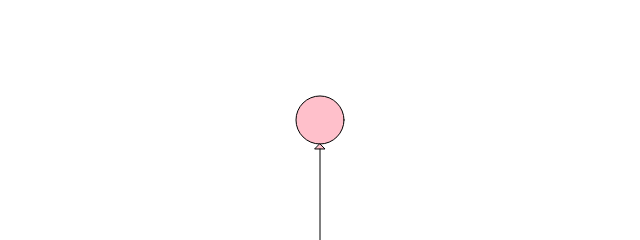
Frame 1 (no input)
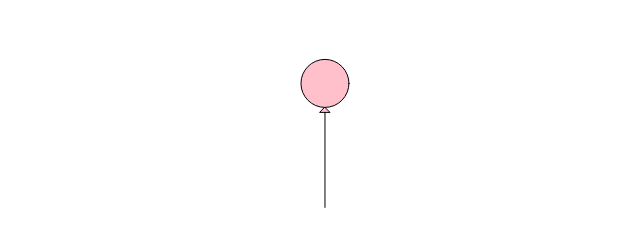
Frame 60 (no input)
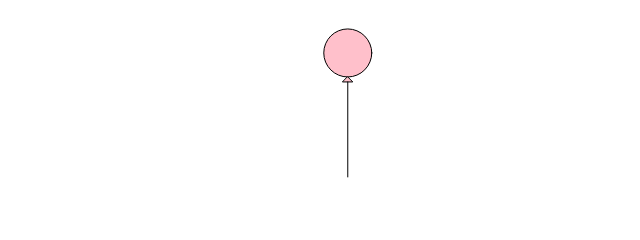
Frame 120 (the mouse pressed at the canvas centre since frame 60)

The p5.js sketch that drew these frames (run headless with seeded random() and noise() and a simulated clock; from frame 60 on, the mouse is pressed at the canvas centre):

// p5.js sketch
// ── sketch.js
// The Nature of Code, Exercise 2.1
// Solution by Wendy Dherin
// http://natureofcode.com

let balloon;

function setup() {
  createCanvas(640, 240);

  balloon = new Balloon(width, height);
}

function draw() {
  background(255);
  balloon.update();
  balloon.show();
}

// ── balloon.js
// The Nature of Code, Exercise 2.1
// Solution by Wendy Dherin
// http://natureofcode.com

class Balloon {
  constructor(width, height) {
    // start position at center of canvas
    this.position = createVector(width / 2, height / 2);
    // start velocity at 0,0
    this.velocity = createVector(0, 0);
    // start acceleration at 0,0
    this.acceleration = createVector(0, 0);
    // helium is a small upward-only force
    this.helium = createVector(0, -0.02);
    // initiate noise seed
    this.noiseX = 1000;
    // use noise to calculate initial wind force
    this.topSpeed = 5;
    this.diameter = height / 5;
    this.strokeWeight = 1;
    this.triangleSize = 5;
  }

  applyForce(force) {
    this.acceleration.add(force);
  }

  // returns true if the top of the balloon has exceeded the top of the canvas (0)
  shouldBounce() {
    // top of balloon is the position.y (the center of the circle),
    // minus half the diameter (the radius),
    // minus 1 (the strokeWeight)
    return this.position.y - this.diameter / 2 - this.strokeWeight < 0;
  }

  update() {
    // check to see if balloon has hit the ceiling,
    // and if so, send it backwards
    if (this.shouldBounce()) {
      // reset position.y so that it's below the ceiling
      this.position.y = this.diameter / 2 - this.strokeWeight + 2;
      // this.acceleration.mult(-1)
      // Lose speed when bouncing
      this.velocity.y *= -0.75;
    }

    // apply helium and wind forces
    this.applyForce(this.helium);

    // Use Perlin noise to randomly control force of wind.
    // Wind will always blow to the right, and sometimes up a little, sometimes down a little
    let windX = map(noise(this.noiseX), 0, 1, -0.01, 0.01);
    let wind = createVector(windX, 0);

    this.applyForce(wind);

    this.velocity.add(this.acceleration);
    // make sure velocity doesn't exceed top speed
    this.velocity.limit(this.topSpeed);

    this.position.add(this.velocity);
    this.checkSides();
    this.acceleration.mult(0);
    this.noiseX += 0.01;
  }

  // reset position.x when balloon travels offscreen to the right or left
  checkSides() {
    if (this.position.x > width) {
      this.position.x = 0;
    }
    if (this.position.x < 0) {
      this.position.x = width;
    }
  }

  show() {
    stroke(0);
    strokeWeight(this.strokeWeight);

    // the balloon
    fill("pink");
    circle(this.position.x, this.position.y, this.diameter);

    // the balloon tie
    const balloonBottom = this.position.y + this.diameter / 2;
    triangle(
      this.position.x,
      balloonBottom,
      this.position.x + this.triangleSize,
      balloonBottom + this.triangleSize,
      this.position.x - this.triangleSize,
      balloonBottom + this.triangleSize
    );

    // the string
    line(
      this.position.x,
      balloonBottom + this.triangleSize,
      this.position.x,
      balloonBottom + this.triangleSize * 20
    );
  }
}
